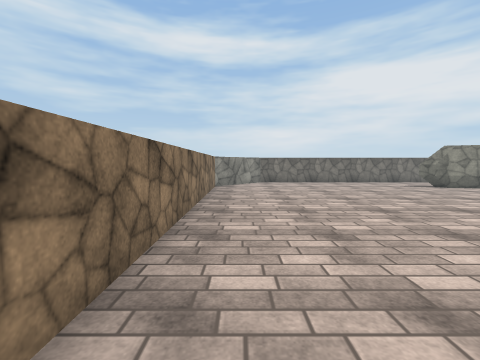
view 1 (above)

14 first-person views from a walk through a scene from a Unity 3-D project. The camera is 1.4 m above the floor, tilts 4° down and sees 90° across. The floor is counted in squares, 1 m on a side. Each view is taken from the middle of a square. On the plan, view 1 faces up. The plan holds only what a view shows up to about 13 squares ahead; the rest is blank. Surface patterns are stand-ins for the level's own textures.

view 2
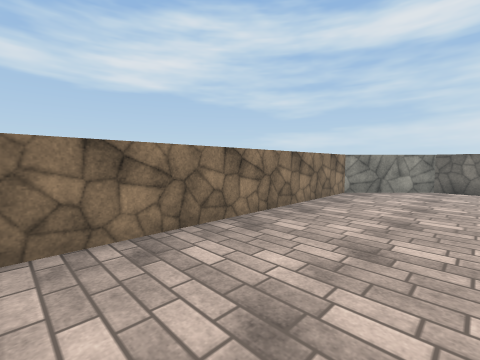

view 3
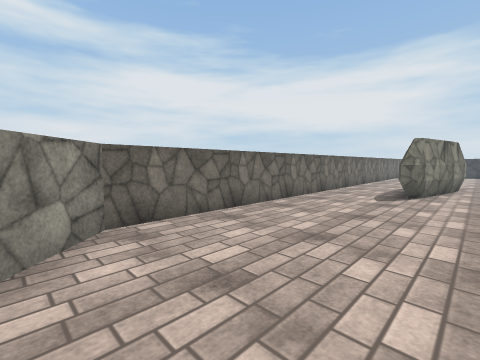

view 4
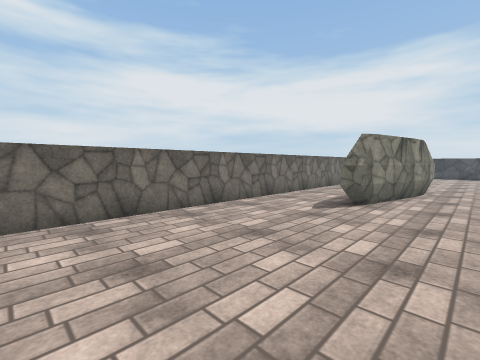

view 5
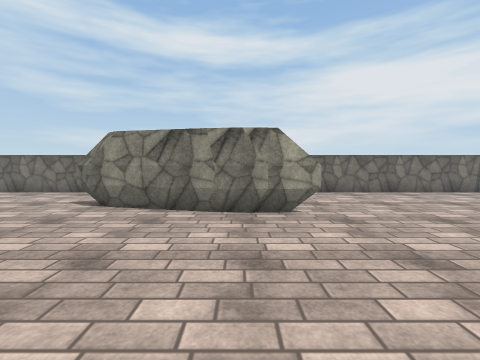

view 6
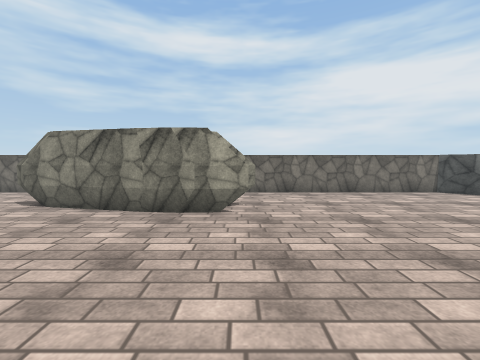

view 7
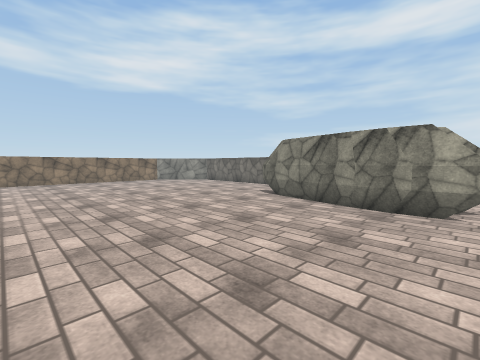

view 8
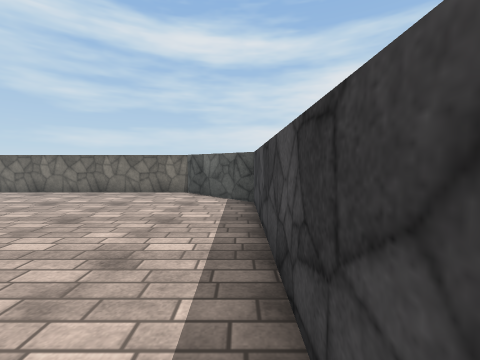

view 9
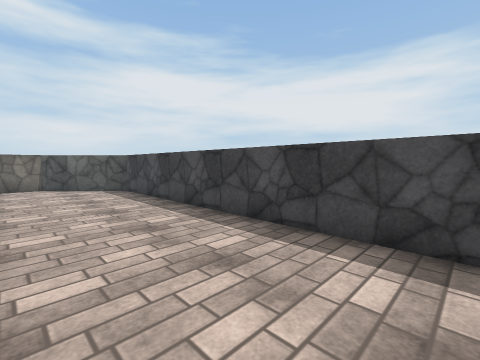

view 10
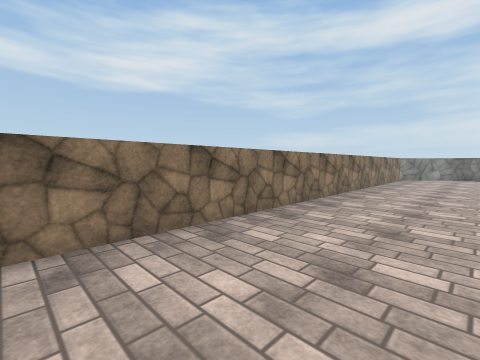

view 11
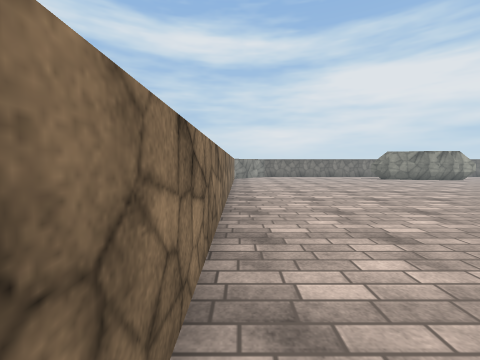

view 12
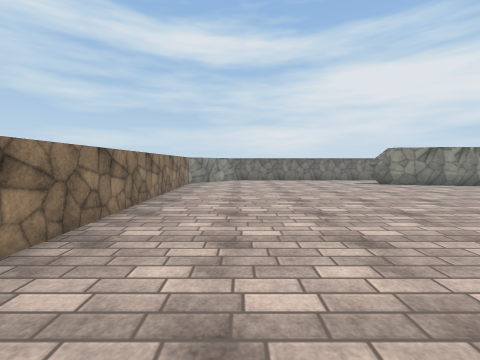

view 13
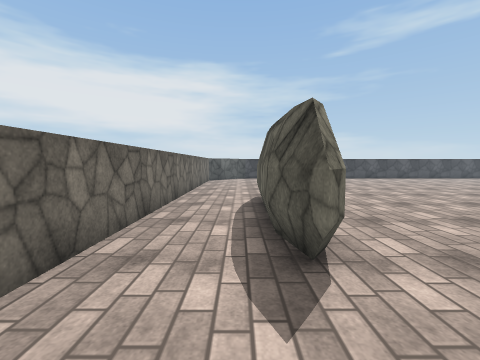

view 14
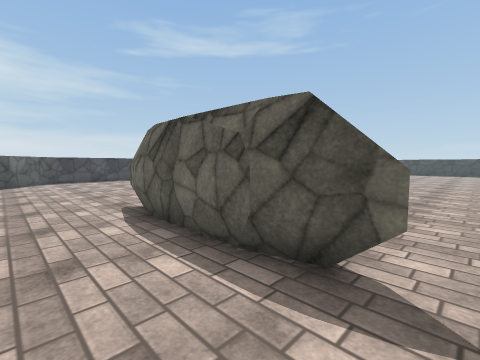

### Floor plan
Key: @ floor where view 1 was taken; # wall or solid block; . floor; O other object.
Columns run from 2 left of view 1 to 31 right of it. Each row starts with its distance up from view 1.
 18    ############################
 17   ##..........................##
 16  ##............................##
 15 ##..............................##
 14 #............OOOOOOOO............#
 13 #..............OOOOOO............#
 12 #................................#
 11 #......................... ......#
 10 #........................   .....#
  9 #.......................    .....#
  8 #.......................    .....#
  7 #.......................    .....#
  6 #.......................    .....#
  5 #.................. ....    .....#
  4 #..............      ...    .....#
  3 #..............       ..     ....#
  2 #.......... ...             . ...#
  1 #.........  ...
  0 #.@......   ..
 -1 #.......
 -2 #......
 -3 #.....
 -4 #.....
 -5 #.....
 -6 #.....
 -7 #....
 -8 #... .

Where each view was taken, in squares from view 1:
view 1: 0 up, 0 right, facing up
view 2: 3 up, 3 right, facing up-left
view 3: 12 up, 0 right, facing up-right
view 4: 11 up, 3 right, facing up-right
view 5: 6 up, 16 right, facing up
view 6: 6 up, 18 right, facing up
view 7: 5 up, 18 right, facing up-left
view 8: 6 up, 30 right, facing up
view 9: 2 up, 26 right, facing up-right
view 10: 8 down, 3 right, facing up-left
view 11: 7 down, 1 left, facing up
view 12: 2 down, 2 right, facing up
view 13: 15 up, 8 right, facing right
view 14: 17 up, 10 right, facing down-right
